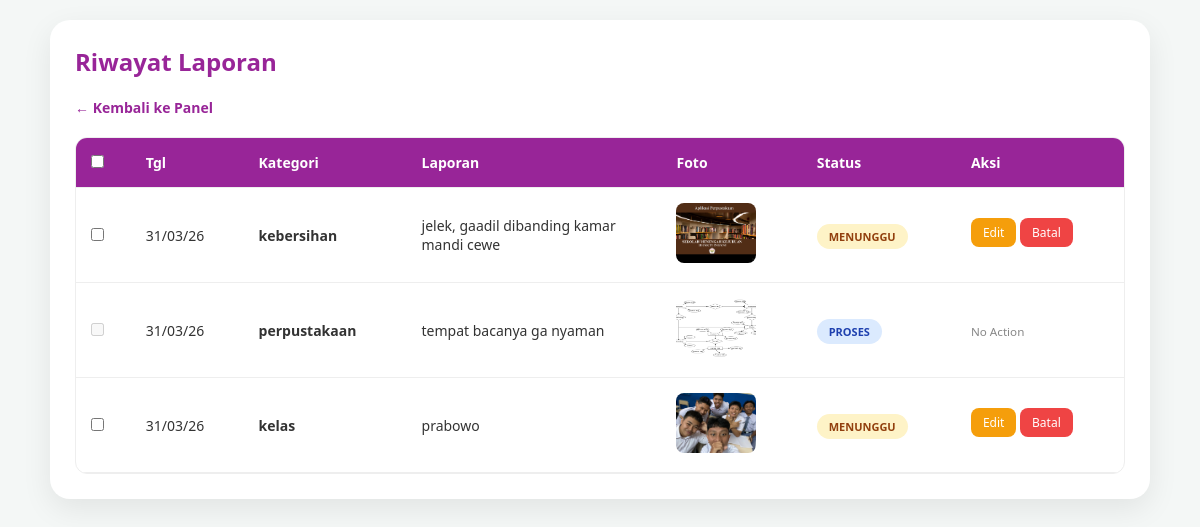
Screenshot of /complain/htdocs/riwayat.php (signed in) with the database file from the repository.
### tables this page shows
CREATE TABLE `aspirasi` (
  `id_aspirasi` int(11) NOT NULL,
  `nis` char(10) NOT NULL,
  `id_kategori` int(11) NOT NULL,
  `lokasi` varchar(50) NOT NULL,
  `keterangan` text NOT NULL,
  `foto` varchar(255) NOT NULL,
  `tanggal` date NOT NULL,
  `status` enum('menunggu','proses','selesai') NOT NULL DEFAULT 'menunggu',
  `feedback` text DEFAULT NULL
);

CREATE TABLE `kategori` (
  `id_kategori` int(11) NOT NULL,
  `nama_kategori` varchar(50) NOT NULL
);

### complain/htdocs/functions.php (called while the page is built, shortened)
<?php
$conn = mysqli_connect("sql208.infinityfree.com", "if0_41558678", "Drekie14", "if0_41558678_db_pengaduan_sekolah");
function query($query) {
    global $conn;
    $result = mysqli_query($conn, $query);
    $rows = [];
    while($row = mysqli_fetch_assoc($result)) {
        $rows[] = $row;
    }
    return $rows;
}
?>

### complain/htdocs/riwayat.php (the view, shortened to what this page needs)
<?php
require 'functions.php';
$nis = $_SESSION['id'];
$riwayat = query("SELECT aspirasi.*, kategori.nama_kategori
                  FROM aspirasi
                  JOIN kategori ON aspirasi.id_kategori = kategori.id_kategori
                  WHERE nis = '$nis'
                  ORDER BY tanggal DESC");
?>
<!DOCTYPE html>
<html lang="id">
<head>
</head>
<body>
<div class="container">
    <h2>Riwayat Laporan</h2>
    <form method="post" id="formRiwayat">
        <div class="top-action">
            <a href="siswa.php" class="btn-back">← Kembali ke Panel</a>
        </div>
        <div class="table-wrapper">
            <table>
                <thead>
                    <tr>
                        <th><input type="checkbox" id="checkAll"></th>
                        <th>Tgl</th>
                        <th>Kategori</th>
                        <th>Laporan</th>
                        <th>Foto</th>
                        <th>Status</th>
                        <th>Aksi</th>
                    </tr>
                </thead>
                <tbody>
                    <?php foreach($riwayat as $row) : ?>
                    <tr>
                        <td>
                            <?php if($row['status'] == 'menunggu') : ?>
                                <input type="checkbox" name="pilih[]" value="<?= $row['id_aspirasi']; ?>" class="item-check">
                            <?php else : ?>
                                <input type="checkbox" disabled title="Hanya status menunggu yang bisa dihapus">
                            <?php endif; ?>
                        </td>
                        <td><?= date('d/m/y', strtotime($row['tanggal'])); ?></td>
                        <td><b><?= $row['nama_kategori']; ?></b></td>
                        <td style="max-width: 200px;"><?= $row['keterangan']; ?></td>
                        <td>
                            <?php if($row['foto']) : ?>
                                <img src="assets/img/<?= $row['foto']; ?>" class="img-preview">
                            <?php else : ?>
                                <small style="color: #999;">No Image</small>
                            <?php endif; ?>
                        </td>
                        <td><span class="status <?= strtolower($row['status']); ?>"><?= $row['status']; ?></span></td>
                        <td>
                            <?php if($row['status'] == 'menunggu') : ?>
                                <a href="edit.php?id=<?= $row['id_aspirasi']; ?>" class="btn-action btn-edit">Edit</a>
                                <a href="batal.php?id=<?= $row['id_aspirasi']; ?>" class="btn-action btn-batal" onclick="return confirm('Batalkan laporan?')">Batal</a>
                            <?php else : ?>
                                <small style="color: #888;">No Action</small>
                            <?php endif; ?>
                        </td>
                    </tr>
                    <?php endforeach; ?>
                </tbody>
            </table>
        </div>
    </form>
</div>
</body>
</html>

### complain/htdocs/riwayat.php (style rules this page uses)
* { box-sizing: border-box; margin: 0; padding: 0; font-family: 'Segoe UI', Roboto, sans-serif; }
body { background: #f4f7f6; padding: 20px; color: #333; }
.container { max-width: 1100px; margin: 0 auto; background: white; padding: 25px; border-radius: 20px; box-shadow: 0 10px 30px rgba(0,0,0,0.08); }
h2 { color: #982598; margin-bottom: 20px; font-size: 24px; }
.top-action { display: flex; justify-content: space-between; align-items: center; margin-bottom: 20px; gap: 15px; }
.btn-back { text-decoration: none; color: #982598; font-weight: 600; font-size: 14px; display: flex; align-items: center; gap: 5px; }
.table-wrapper { overflow-x: auto; border-radius: 12px; border: 1px solid #eee; }
table { width: 100%; border-collapse: collapse; font-size: 14px; }
thead { background: #982598; color: white; }
th, td { padding: 15px; text-align: left; border-bottom: 1px solid #eee; }
.img-preview { width: 80px; height: 60px; object-fit: cover; border-radius: 8px; cursor: pointer; }
.status { padding: 5px 12px; border-radius: 20px; font-size: 11px; font-weight: bold; text-transform: uppercase; }
.menunggu { background: #fef3c7; color: #92400e; }
.proses { background: #dbeafe; color: #1e40af; }
.btn-action { text-decoration: none; padding: 6px 12px; border-radius: 8px; font-size: 12px; color: white; display: inline-block; margin-bottom: 5px; }
.btn-edit { background: #f59e0b; }
.btn-batal { background: #ef4444; }

### rows the page displays
aspirasi: tanggal "31/03/26", id_kategori.nama_kategori "kebersihan", keterangan "jelek, gaadil dibanding kamar mandi cewe", foto (picture), status "MENUNGGU"
aspirasi: tanggal "31/03/26", id_kategori.nama_kategori "perpustakaan", keterangan "tempat bacanya ga nyaman", foto (picture), status "PROSES", shows "No Action"
aspirasi: tanggal "31/03/26", id_kategori.nama_kategori "kelas", keterangan "prabowo", foto (picture), status "MENUNGGU"
